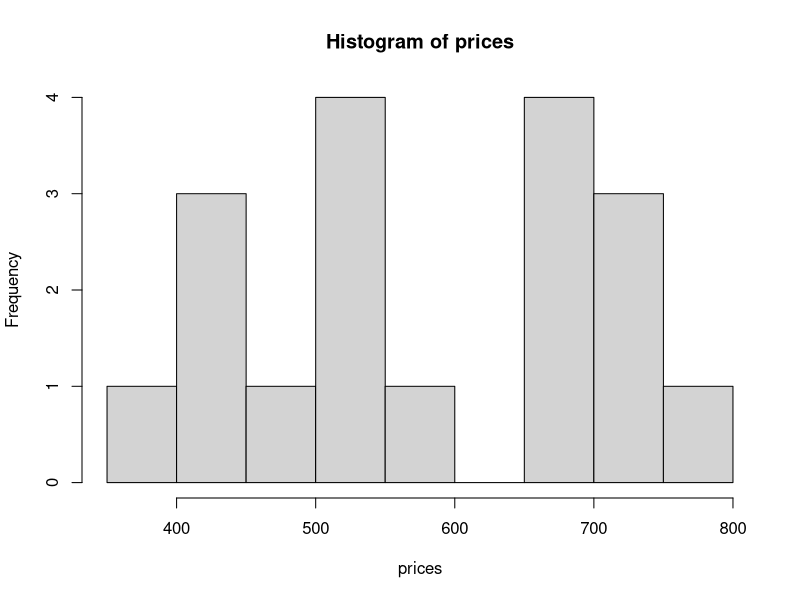
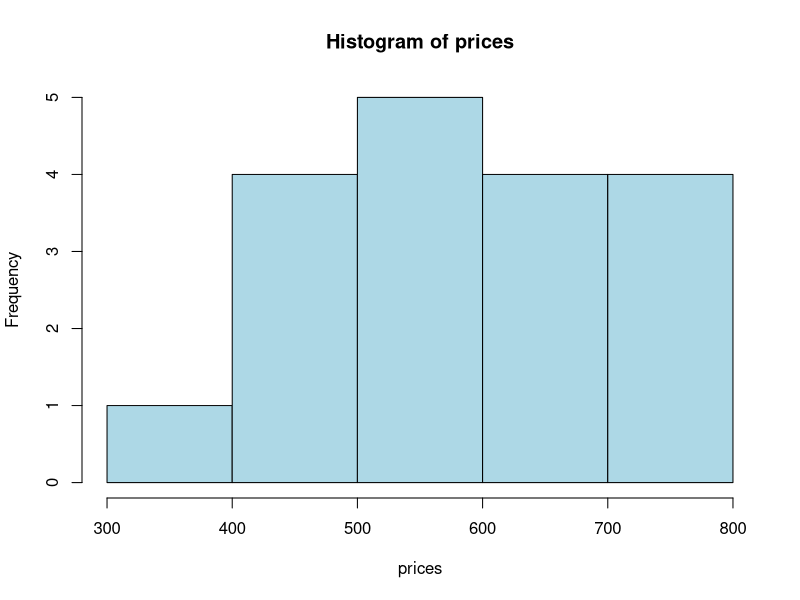
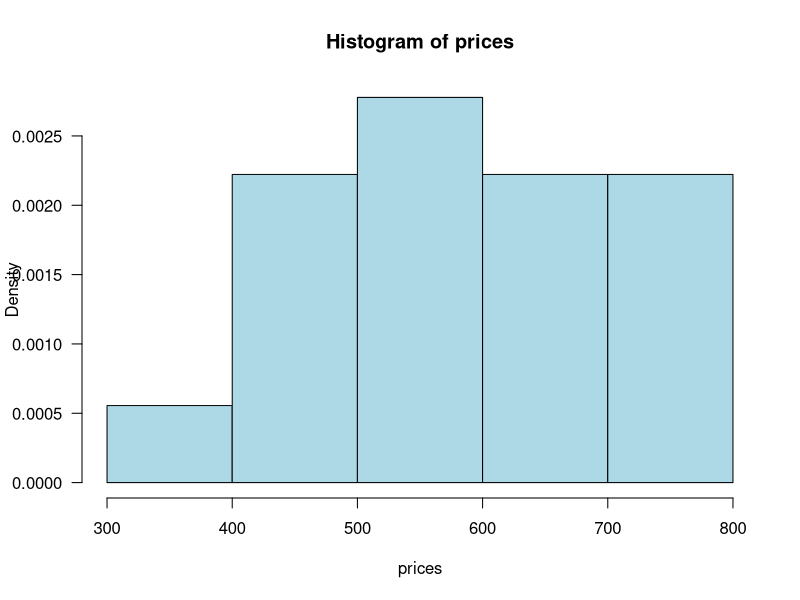
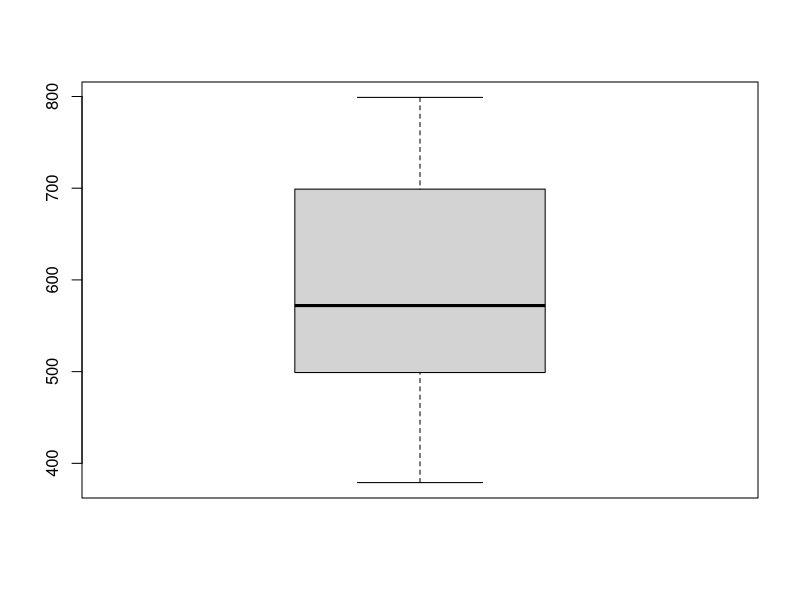
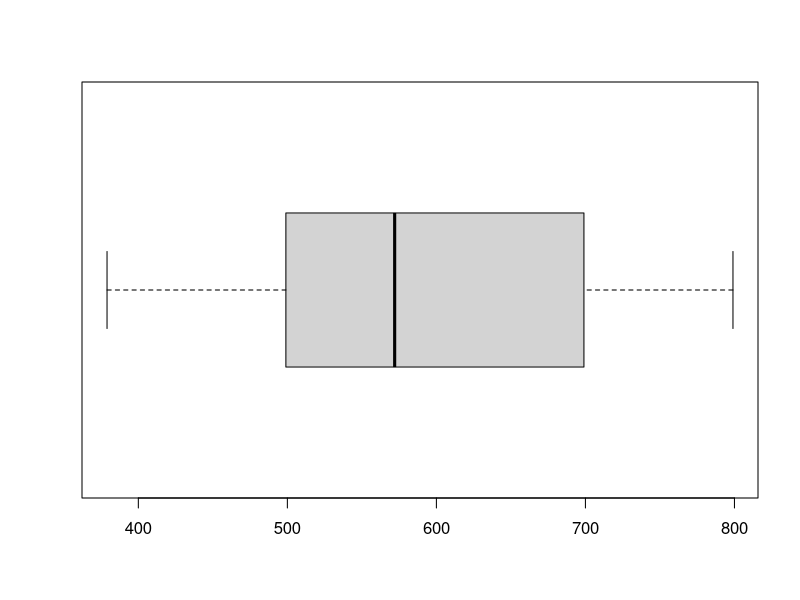
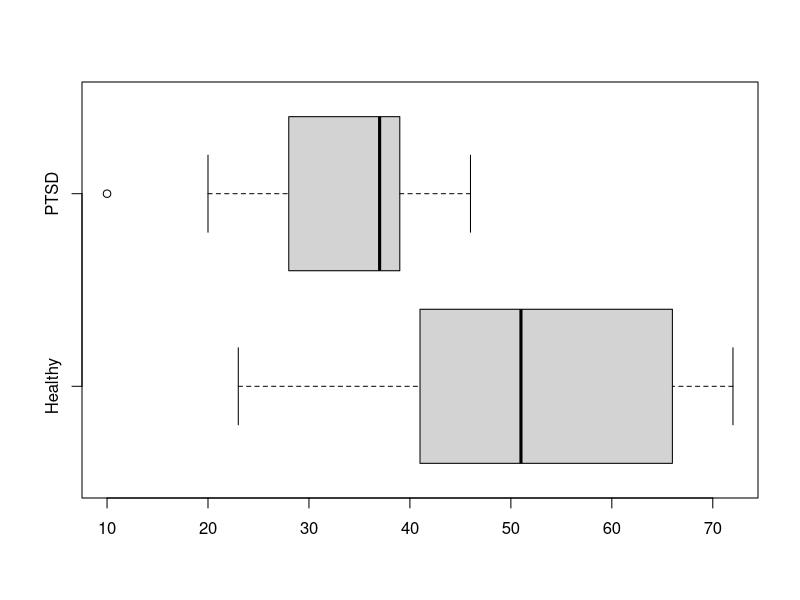
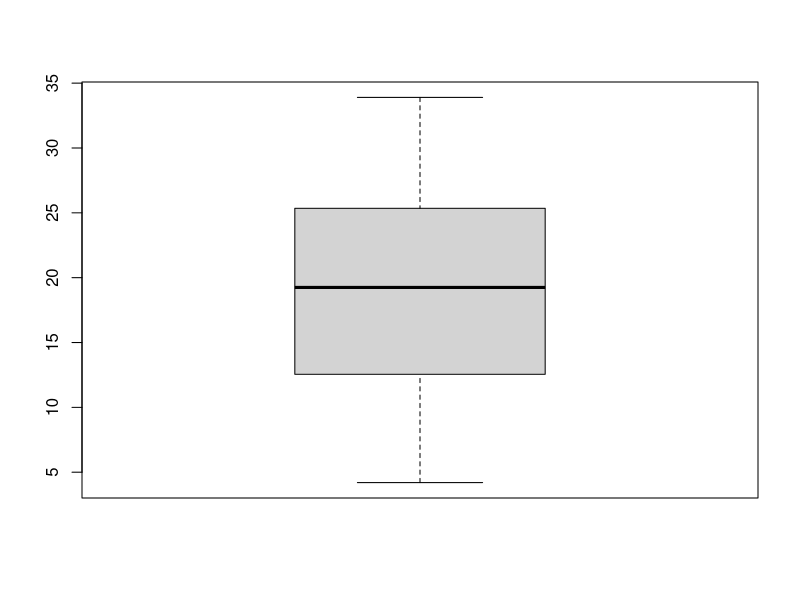
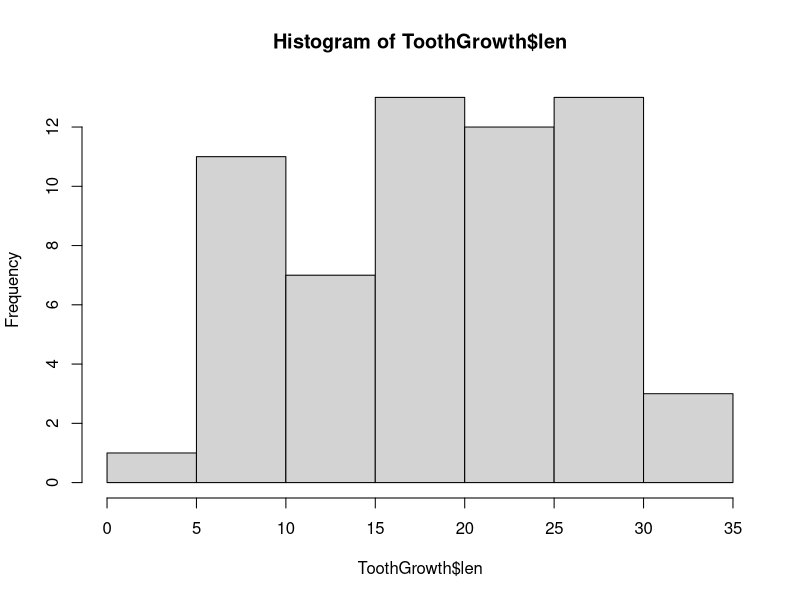

These charts were generated, in order, by the following R code:
## ---- chunk 1
prices <- c(379, 425, 450, 450, 499, 529, 535, 535, 545, 599, 665,
            675, 699, 699, 725, 725, 745, 799)

stem(prices)
## ---- chunk 2
prices <- c(379, 425, 450, 450, 499, 529, 535, 535, 545, 599, 665,
            675, 699, 699, 725, 725, 745, 799)

hist(prices)

hist(prices, breaks = c(300, 400, 500, 600, 700, 800),
     col = "lightblue")
## ---- chunk 3
prices <- c(379, 425, 450, 450, 499, 529, 535, 535, 545, 599, 665,
            675, 699, 699, 725, 725, 745, 799)

hist(prices, freq = FALSE, 
     breaks = c(300, 400, 500, 600, 700, 800),
     col = "lightblue", las = 1)

## ---- chunk 4
prices <- c(379, 425, 450, 450, 499, 529, 535, 535, 545, 599, 665,
            675, 699, 699, 725, 725, 745, 799)

mean(prices)

median(prices)

## quartiles
quantile(prices)

## trimmed mean
mean(prices, trim = .1) ## 10% trimmed mean
## ---- chunk 5
prices <- c(379, 425, 450, 450, 499, 529, 535, 535, 545, 599, 665,
            675, 699, 699, 725, 725, 745, 799)

var(prices)
## ---- chunk 6
sqrt(var(prices))

sd(prices)
## ---- chunk 7
fivenum(prices)
## ---- chunk 8
prices <- c(379, 425, 450, 450, 499, 529, 535, 535, 545,
            599, 665, 675, 699, 699, 725, 725, 745, 799)

boxplot(prices)

boxplot(prices, horizontal = TRUE)

PTSD <- c(10, 20, 25, 28, 31, 35, 37, 38, 38, 39, 39, 42, 46)

Healthy <- c(23, 39, 40, 41, 43, 47, 51, 58, 63, 66, 67, 69, 72)

df <- data.frame(Healthy, PTSD)

boxplot(df, horizontal = TRUE)
## ---- chunk 9
# The first 5 rows of the data
head(ToothGrowth, 5)

# Five number summary
fivenum(ToothGrowth$len)

# Boxplot 
# '$' extracts the column by name
boxplot(ToothGrowth$len) 

# Stem-and-leaf Plot
stem(ToothGrowth$len)

# Histogram
h <- hist(ToothGrowth$len)

# Cumulative Histogram
h$counts <- cumsum(h$counts)
plot(h)
